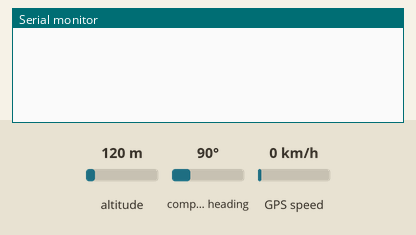
The sketch below on a simulated Arduino Uno, built with avr-gcc and run on an emulated ATmega328P. Shown: the last lines printed to the serial monitor. The test bench sets the inputs (shaded band); at power-on: altitude 120 m, compass heading 90°, GPS speed 0 km/h. The GPS gets a fix after 3 s at 37.7749, -122.4194 with 8 satellites.

Above: at 2.2 s.
2.3 s: altitude set to 20 m
At 4.4 s:
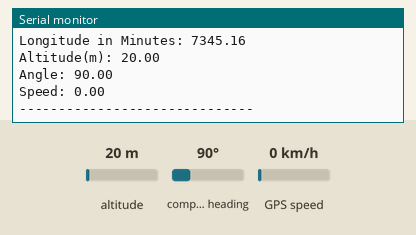
5.5 s: compass heading set to 7°
7.0 s: GPS speed set to 2 km/h
At 8.8 s:
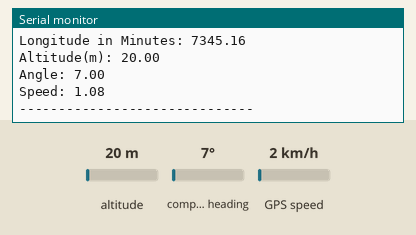

The sketch:

GPS_TEST.ino
```cpp
//Make sure to install the adafruit GPS library from https://github.com/adafruit/Adafruit-GPS-Library
#include <Adafruit_GPS.h> //Load the GPS Library. Make sure you have installed the library form the adafruit site above
#include <SoftwareSerial.h> //Load the Software Serial Library. This library in effect gives the arduino additional serial ports
SoftwareSerial mySerial(3, 2); //Initialize SoftwareSerial, and tell it you will be connecting through pins 2 and 3
Adafruit_GPS GPS(&mySerial); //Create GPS object

String NMEA1;  //We will use this variable to hold our first NMEA sentence
String NMEA2;  //We will use this variable to hold our second NMEA sentence

char latitude_char[20] = {'\0'};
char longitude_char[20] = {'\0'};
char c;
int N_degrees;
int E_degrees;
float N_minutes;
float E_minutes;

void setup()
{
  Serial.begin(115200);  //Turn on the Serial Monitor
  GPS.begin(9600);       //Turn GPS on at baud rate of 9600
  GPS.sendCommand("$PGCMD,33,0*6D"); // Turn Off GPS Antenna Update
  GPS.sendCommand(PMTK_SET_NMEA_OUTPUT_RMCGGA); //Tell GPS we want only $GPRMC and $GPGGA NMEA sentences
  GPS.sendCommand(PMTK_SET_NMEA_UPDATE_1HZ);   // 1 Hz update rate
  delay(1000);  //Pause
}

void loop()                     // run over and over again
{
  readGPS();  //This is a function we define below which reads two NMEA sentences from GPS
}

void readGPS(){  //This function will read and remember two NMEA sentences from GPS


  clearGPS();    //Serial port probably has old or corrupt data, so begin by clearing it all out


  while(!GPS.newNMEAreceived()) { //Keep reading characters in this loop until a good NMEA sentence is received
    c=GPS.read(); //read a character from the GPS
  }
  GPS.parse(GPS.lastNMEA());  //Once you get a good NMEA, parse it
  NMEA1=GPS.lastNMEA();      //Once parsed, save NMEA sentence into NMEA1
  while(!GPS.newNMEAreceived()) {  //Go out and get the second NMEA sentence, should be different type than the first one read above.
    c=GPS.read();
  }
  GPS.parse(GPS.lastNMEA());
  NMEA2=GPS.lastNMEA();

  //Serial.println(NMEA1); //We don't have to print the NMEA sentences out, but we can if we want to
  //Serial.println(NMEA2);


  //NMEA sentences must be read prior to getting other datas, because the GPS depends on the NMEA sentences to extract meaningful data
  dtostrf(GPS.latitude, 6, 4, latitude_char); //Converting Floats data into Char Array
  dtostrf(GPS.longitude, 6, 4, longitude_char);

  strConverter(latitude_char); //Add space between degree and minutes
  strConverter(longitude_char);

  IntAndFloat(latitude_char, &N_degrees, &N_minutes);
  IntAndFloat(longitude_char, &E_degrees, &E_minutes);

  Serial.println("");

  //Latitude Print
  Serial.print("Latitude: ");
  Serial.print(latitude_char);
  Serial.print(GPS.lat); // Print N for Latitude
  Serial.println("");

  Serial.print("Latitude Converted: ");
  Serial.print(N_degrees);
  Serial.print(" ");
  Serial.print(N_minutes);
  Serial.println("");

  N_minutes += degreeToMinute(N_degrees);
  Serial.print("Latitude in Minutes: ");
  Serial.println(N_minutes);
  Serial.println("");

  //Longitude Print
  Serial.print("Longitude: ");
  Serial.print(longitude_char);
  Serial.print(GPS.lon); // Print W for Longitude
  Serial.println("");

  Serial.print("Longitude Converted: ");
  Serial.print(E_degrees);
  Serial.print(" ");
  Serial.print(E_minutes);
  Serial.println("");

  E_minutes += degreeToMinute(E_degrees);
  Serial.print("Longitude in Minutes: ");
  Serial.println(E_minutes);
  Serial.println("");

  //Altitude Print
  Serial.print("Altitude(m): ");
  Serial.println(GPS.altitude);
  Serial.println("");

  //Others
  Serial.print("Angle: ");
  Serial.println(GPS.angle);
  Serial.print("Speed: ");
  Serial.println(GPS.speed);
  Serial.println("------------------------------");
}

void clearGPS() {  //Since between GPS reads, we still have data streaming in, we need to clear the old data by reading a few sentences, and discarding these

  while(!GPS.newNMEAreceived()) {
    c=GPS.read();
  }
  GPS.parse(GPS.lastNMEA());

  while(!GPS.newNMEAreceived()) {
    c=GPS.read();
  }
  GPS.parse(GPS.lastNMEA());
}

void strConverter(char str[]){ //Convert GPS data into something Google Earth can read

  int strIndex = 0;
  int i;

  while (str[strIndex] != '\0') strIndex++; //Find the length of string

  while (str[strIndex - 1] != '.'){
    str[strIndex] = str[strIndex - 1];
    strIndex--;
  }
  for (i = 0; i < 3; i++){
    str[strIndex] = str[strIndex - 1];
    strIndex--;
  }
  str[strIndex] = ' ';
}


void IntAndFloat(char str[], int * degree, float * minutes)
{
  String deg;
  String mins;
  int i = 0;

  while(str[i] != ' ' && str[i] != '\0')
  {
    deg = deg + str[i++];
  }
  *degree = deg.toInt(); //toInt() function can only return a float precision 2

  i++;
  while(str[i] != '\0' && str[i] != 'N' && str[i] != 'E')
  {
    mins = mins + str[i++];
  }
  *minutes = mins.toFloat();
}

float degreeToMinute(int degree){
  return (float)degree * 60.0f;
}
```

Measured:
- after the input at 2.3 s, the serial monitor: prints a new line after 1.7 s (image 1)
- after the input at 7.0 s, the serial monitor: prints a new line after 1.0 s (image 2)
